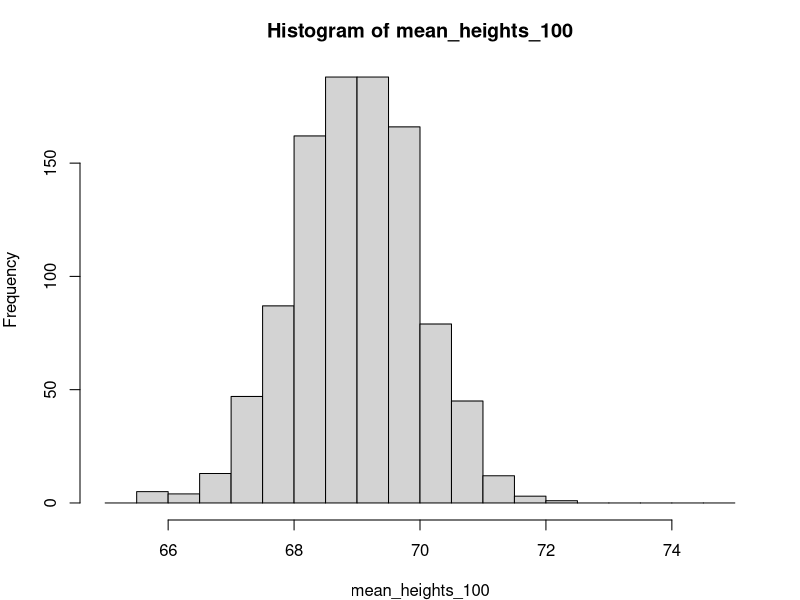
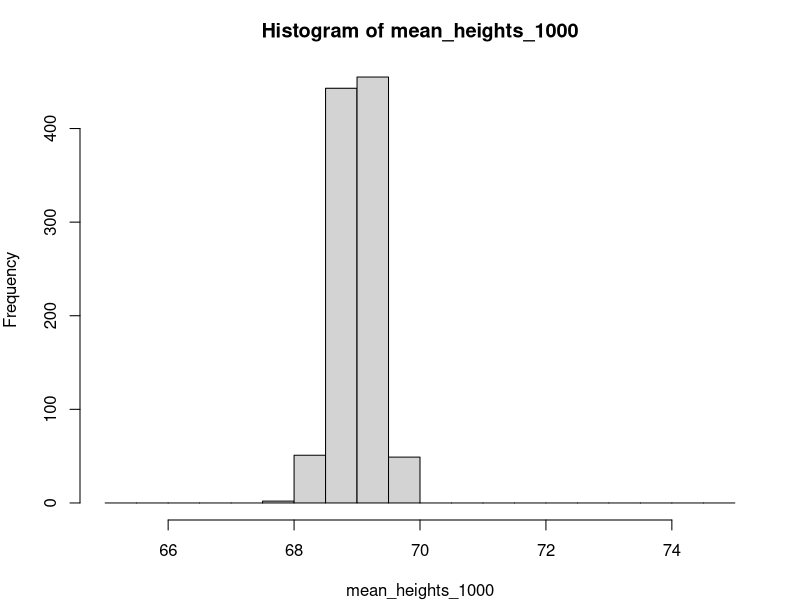
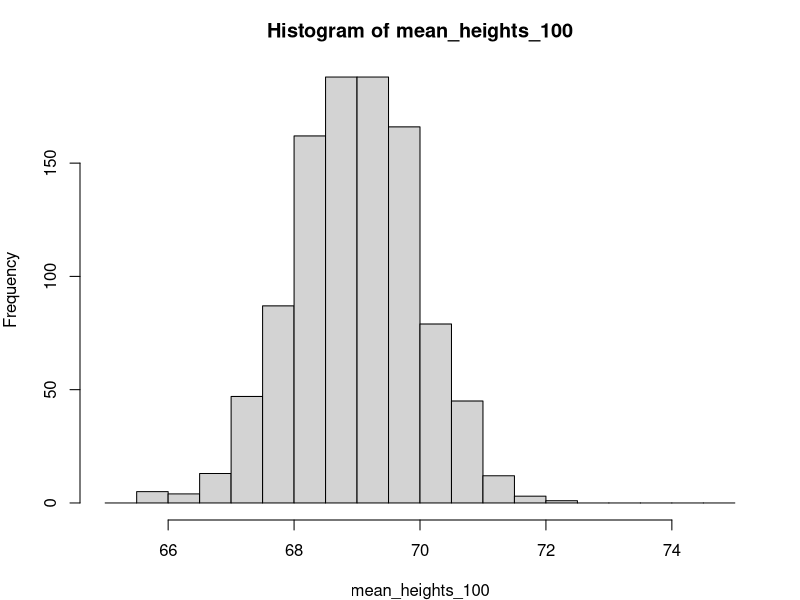
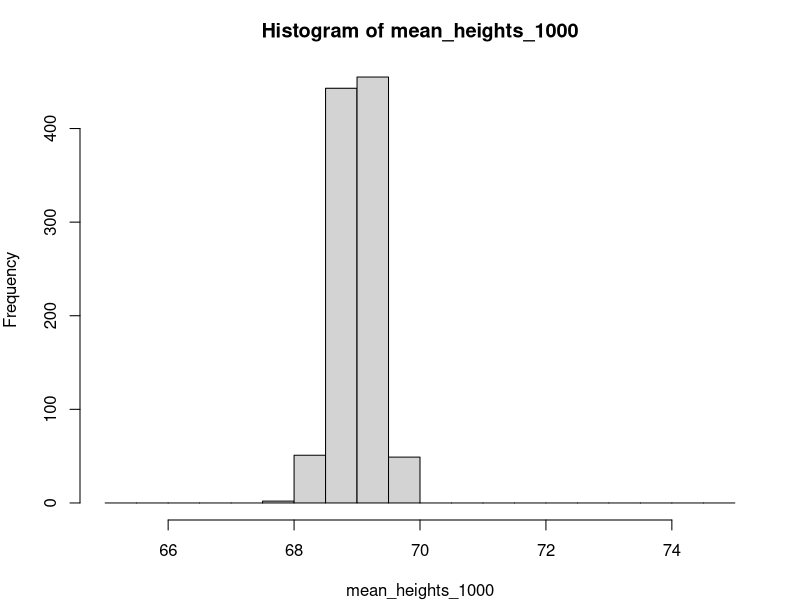
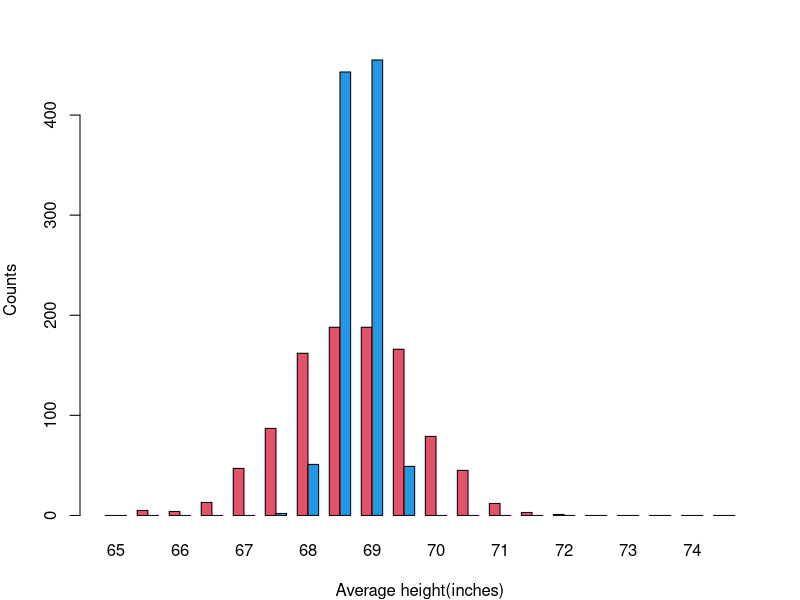

Write the R code that produced these figures, in order.
### 1 ###
call_heights <- function(x,arg1)
  rnorm(x,mean = 69, sd = 10)
heights <- call_heights(1000)

### 2 ###
mean(heights)

### 3 ###
mean_heights_100 <- c()
for (i in 1:1000) {
  mean_heights_100[i] <- mean(call_heights(100))
  }


### 4 ###
mean_heights_1000 <- c()
for (i in 1:1000) {
  mean_heights_1000[i] <- mean(call_heights(1000))
}

### 5 ###
par(mfrow=c(1,1), mar=c(4, 4, 3, 2)) 
bins <- seq(65,75,0.5)
hist(mean_heights_100,breaks=bins)$breaks
hist(mean_heights_1000,breaks = bins)$breaks
counts_100<-hist(mean_heights_100,breaks=bins)$counts
counts_1000 <- hist(mean_heights_1000,breaks=bins)$counts
barplot(rbind(counts_100,counts_1000), col = c(2,4), beside = T, xlab= "Average height(inches)", ylab = "Counts", names.arg = seq(65,74.5,0.5))
